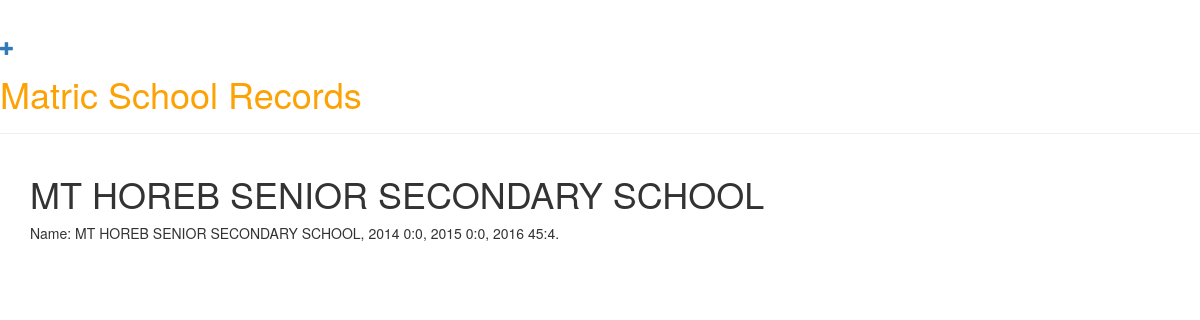
The app's page /matric/4021042/ with its own data.
### matric/models.py (models this page shows, shortened)
class SchoolRecord(models.Model):
	emis = models.CharField(max_length=9)
	centre_no = models.CharField(max_length=7, primary_key=True)
	name = models.CharField(max_length=256)
	wrote_2014 = models.PositiveIntegerField(default=0)
	passed_2014 = models.PositiveIntegerField(default=0)
	wrote_2015 = models.PositiveIntegerField(default=0)
	passed_2015 = models.PositiveIntegerField(default=0)
	wrote_2016 = models.PositiveIntegerField(default=0)
	passed_2016 = models.PositiveIntegerField(default=0)
	def __str__(self):
		return ("Name: {0}, 2014 {1}:{2}, 2015 {3}:{4}, 2016 {5}:{6}.".format(self.name, self.wrote_2014,self.passed_2014,self.wrote_2015,self.passed_2015,self.wrote_2016,self.passed_2016))

### matric/views.py (the view)
# urls.py: path('<int:pk>/', views.matric_detail, name='matric_detail'),
def matric_detail(request, pk):
	school_record = get_object_or_404(SchoolRecord, pk=pk)
	return render(request, 'matric/matric_detail.html', {'school_record': school_record})

### matric/templates/matric/matric_detail.html
{% extends 'matric/base.html' %}
{% block content %}
    <div class="school_record">
        <h1>{{ school_record.name }}</h1>
        <p>{{ school_record }}</p>
    </div>
{% endblock %}

### records on screen
SchoolRecord: name "MT HOREB SENIOR SECONDARY SCHOOL", name+wrote_2014+passed_2014 "Name: MT HOREB SENIOR SECONDARY SCHOOL, 2014 0:0, 2015 0:0, 2016 45:4."
